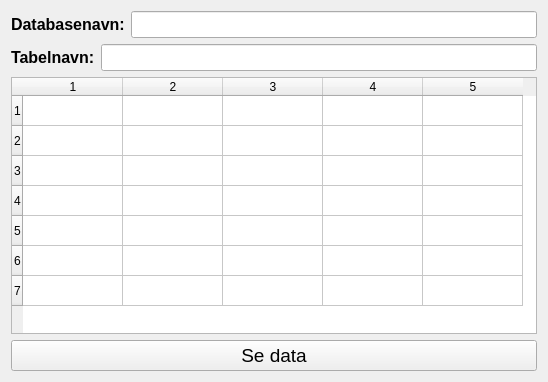
<?xml version="1.0" encoding="UTF-8"?>
<ui version="4.0">
 <class>Form</class>
 <widget class="QWidget" name="Form">
  <property name="geometry">
   <rect>
    <x>0</x>
    <y>0</y>
    <width>548</width>
    <height>382</height>
   </rect>
  </property>
  <property name="windowTitle">
   <string>Form</string>
  </property>
  <layout class="QVBoxLayout" name="verticalLayout_2">
   <item>
    <layout class="QVBoxLayout" name="verticalLayout">
     <item>
      <layout class="QHBoxLayout" name="horizontalLayout">
       <item>
        <widget class="QLabel" name="databasenavn">
         <property name="font">
          <font>
           <pointsize>12</pointsize>
           <bold>true</bold>
          </font>
         </property>
         <property name="text">
          <string>Databasenavn:</string>
         </property>
        </widget>
       </item>
       <item>
        <widget class="QLineEdit" name="lineEdit">
         <property name="font">
          <font>
           <pointsize>12</pointsize>
          </font>
         </property>
        </widget>
       </item>
      </layout>
     </item>
     <item>
      <layout class="QHBoxLayout" name="horizontalLayout_2">
       <item>
        <widget class="QLabel" name="tabelnavn">
         <property name="font">
          <font>
           <pointsize>12</pointsize>
           <bold>true</bold>
          </font>
         </property>
         <property name="text">
          <string>Tabelnavn:</string>
         </property>
        </widget>
       </item>
       <item>
        <widget class="QLineEdit" name="lineEdit_2">
         <property name="font">
          <font>
           <pointsize>12</pointsize>
          </font>
         </property>
        </widget>
       </item>
      </layout>
     </item>
     <item>
      <widget class="QTableWidget" name="tableWidget">
       <property name="rowCount">
        <number>7</number>
       </property>
       <property name="columnCount">
        <number>5</number>
       </property>
       <row/>
       <row/>
       <row/>
       <row/>
       <row/>
       <row/>
       <row/>
       <column/>
       <column/>
       <column/>
       <column/>
       <column/>
      </widget>
     </item>
     <item>
      <widget class="QPushButton" name="pushButton">
       <property name="font">
        <font>
         <pointsize>14</pointsize>
        </font>
       </property>
       <property name="text">
        <string>Se data</string>
       </property>
      </widget>
     </item>
    </layout>
   </item>
  </layout>
 </widget>
 <resources/>
 <connections/>
</ui>
